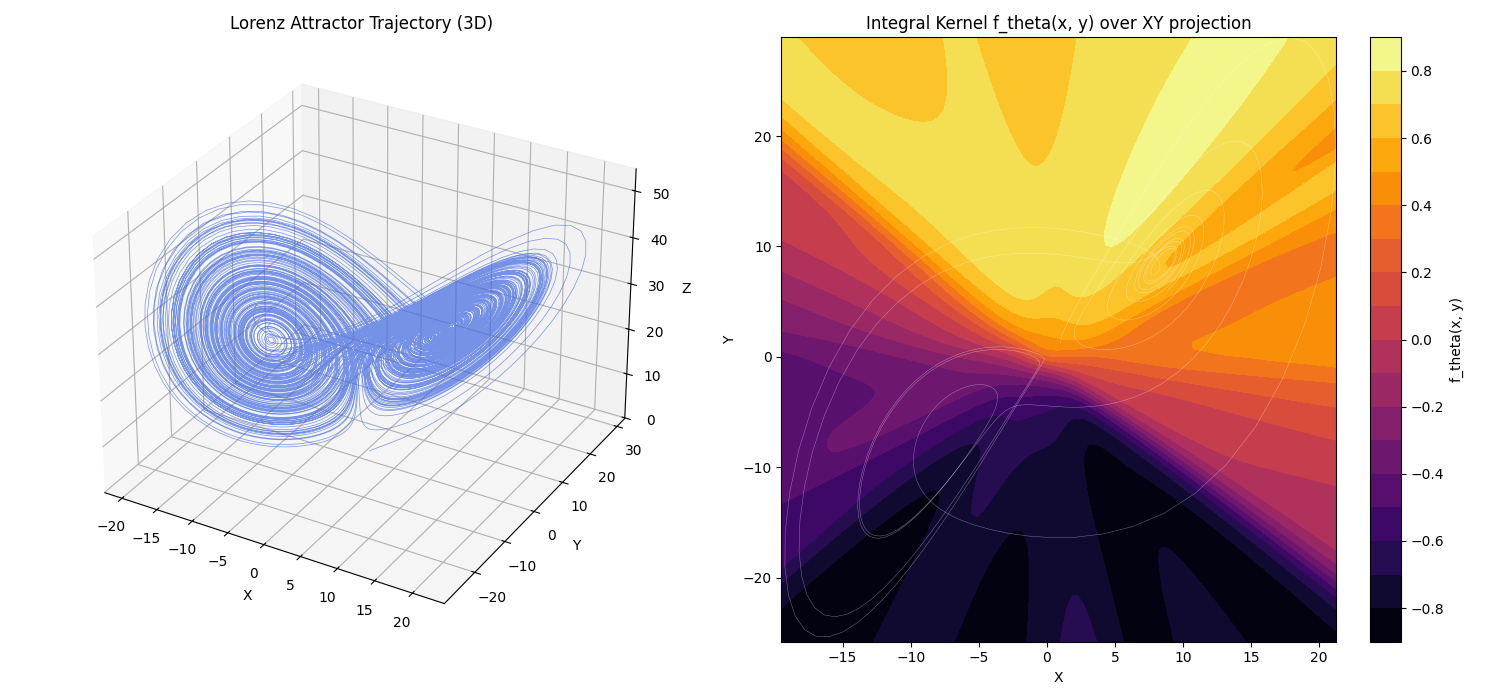

Here is the Python script that generated this plot:
import torch
import matplotlib.pyplot as plt
import numpy as np
from lorenz_projector import run_simulation

def run_analysis():
    print("Running Lorenz Projector Analysis...")
    trajectory, model = run_simulation(steps=20000)

    trajectory_np = trajectory.detach().numpy()

    fig = plt.figure(figsize=(15, 7))

    # 1. 3D Trajectory
    ax1 = fig.add_subplot(1, 2, 1, projection='3d')
    ax1.plot(trajectory_np[:, 0], trajectory_np[:, 1], trajectory_np[:, 2], lw=0.5, color='royalblue', alpha=0.7)
    ax1.set_title("Lorenz Attractor Trajectory (3D)")
    ax1.set_xlabel("X")
    ax1.set_ylabel("Y")
    ax1.set_zlabel("Z")

    # 2. Integral Value Heatmap on XY Plane
    ax2 = fig.add_subplot(1, 2, 2)

    x = np.linspace(trajectory_np[:, 0].min(), trajectory_np[:, 0].max(), 100)
    y = np.linspace(trajectory_np[:, 1].min(), trajectory_np[:, 1].max(), 100)
    X, Y = np.meshgrid(x, y)

    grid_points = torch.tensor(np.stack([X.ravel(), Y.ravel()], axis=1), dtype=torch.float32)
    with torch.no_grad():
        Z_vals = model(grid_points).numpy().reshape(X.shape)

    cp = ax2.contourf(X, Y, Z_vals, levels=20, cmap='inferno')
    fig.colorbar(cp, ax=ax2, label="f_theta(x, y)")
    ax2.plot(trajectory_np[:1000, 0], trajectory_np[:1000, 1], 'w-', lw=0.3, alpha=0.5) # path snippet
    ax2.set_title("Integral Kernel f_theta(x, y) over XY projection")
    ax2.set_xlabel("X")
    ax2.set_ylabel("Y")

    plt.tight_layout()
    plt.savefig("projector_analysis.png")
    print("Analysis complete. Visualization saved to projector_analysis.png")

if __name__ == "__main__":
    run_analysis()
